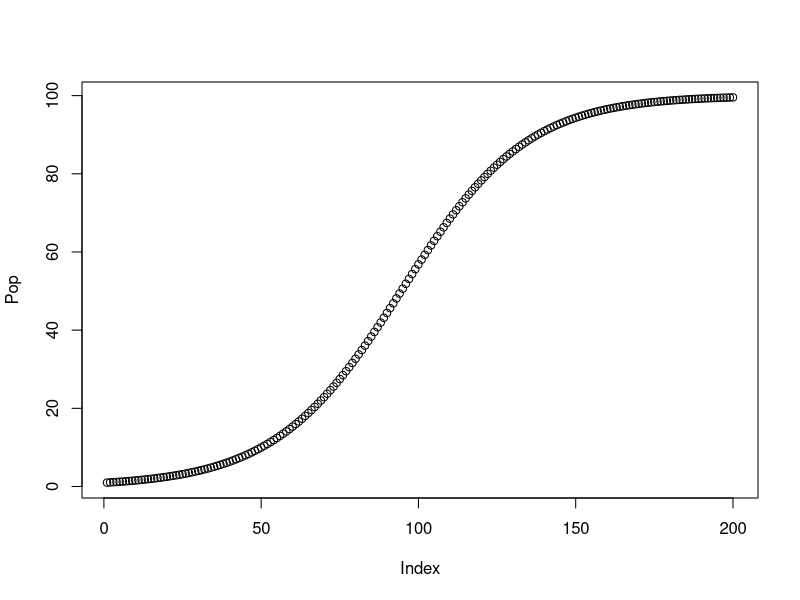
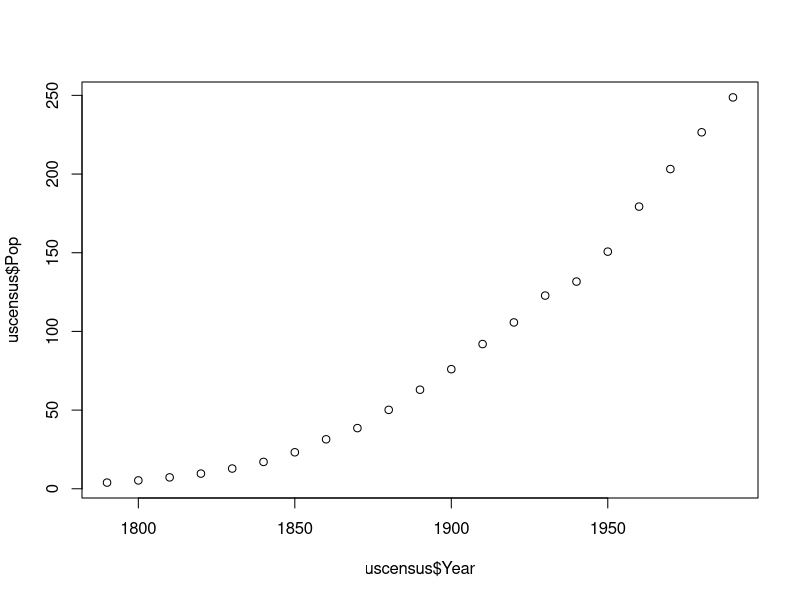
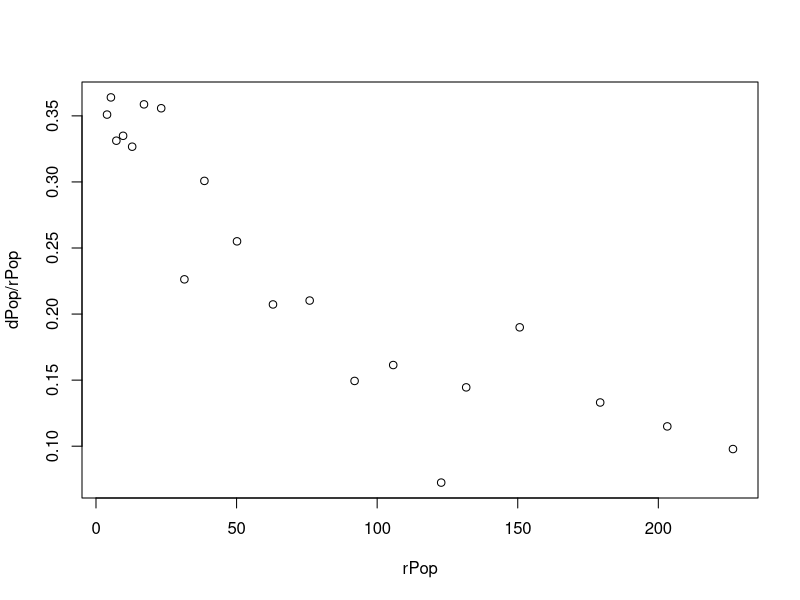
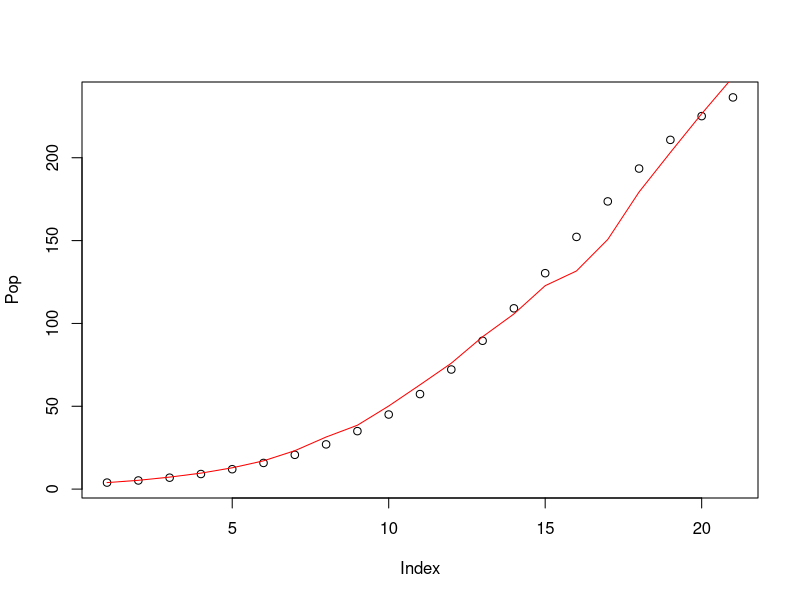

These charts were generated, in order, by the following R code:
setwd("C:/Users/yyuan11/OneDrive - William & Mary/Documents/DATA440/Lecture Intro to Mathematical Modeling")


#######################################################################
############# Logistic growth model ####################################
################################################################
##### dN/dt=r*N*(1-N/K) ######################################
##### N2-N1=r*N1*(1-N1/K)*(t2-t1), let t2-t1=1
r=.05
K=100

N1=1
Pop=N1
for(tt in 2:200){ # 200 days
  N2=N1+r*N1*(1-N1/K)
  Pop=append(Pop,N2)
  N1=N2
}
plot(Pop)

uscensus=data.frame(Year=seq(1790,1990,by=10),Pop=1:21)
uscensus$Pop=c(3.929,5.308,7.240,9.638,12.866,17.069,23.192,31.443,38.558,
               50.156,62.948,75.996,91.972,105.711,122.775,131.669,150.697,
               179.323,203.185,226.546,248.710)
plot(uscensus$Year,uscensus$Pop)

## Find r,K from US census data
dPop=diff(uscensus$Pop) # first data point is gone, so 20 data points remain
rPop=uscensus[1:20,'Pop']
plot(rPop,dPop/rPop)

dat=data.frame(N=rPop,growth_rate=dPop/rPop)
lm(growth_rate~N,dat)

r=0.33
K=r/0.001243

N1=3.929
Pop=N1
for(tt in 2:21){ 
  N2=N1+r*N1*(1-N1/K)
  Pop=append(Pop,N2)
  N1=N2
}
plot(Pop) # model prediction
lines(uscensus$Pop,col='red') # true population

###########################################################
#### What's you evaluation of this model? ################
### 1.How would lots of data help us?
### 2.Fit well?
### 3.Criticism? 



#### Reference: https://www.maa.org/book/export/html/115630 ############